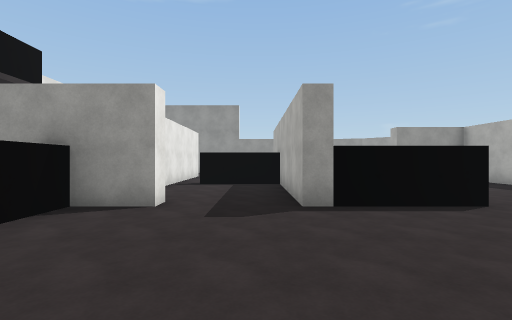
View 1 (above)

24 first-person views from a walk through a Unity game level. The camera is 1.5 m above the floor, looks level and sees 85° across. The floor is counted in squares, 2 m on a side. Each view is taken from the middle of a square. On the plan, view 1 faces up. The plan holds only what a view shows up to about 10 squares ahead; the rest is blank. The place goes on beyond the plan. The player is left out. Surface patterns are stand-ins for the level's own textures.

View 2
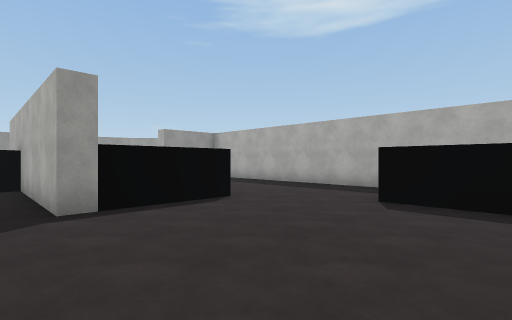

View 3
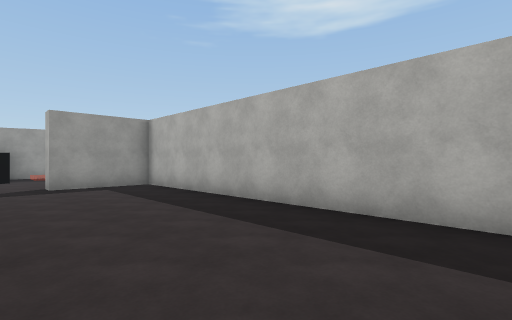

View 4
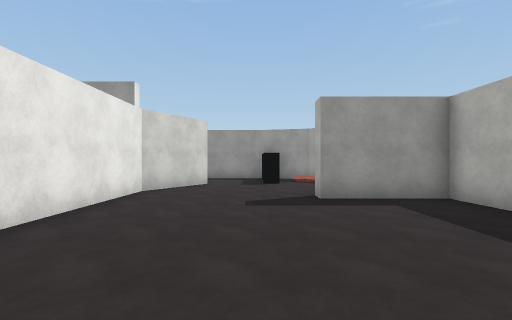

View 5
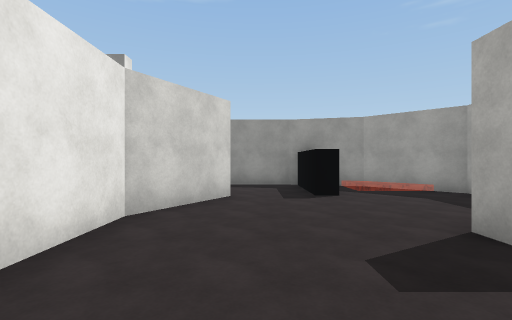

View 6
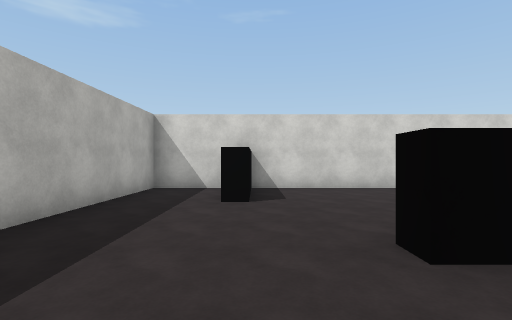

View 7
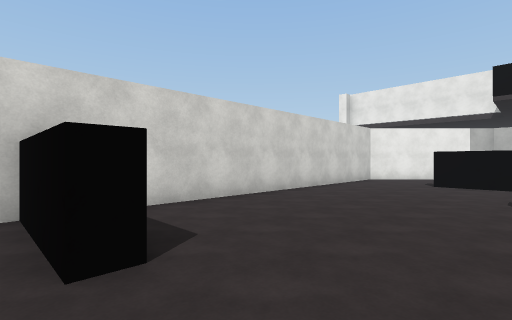

View 8
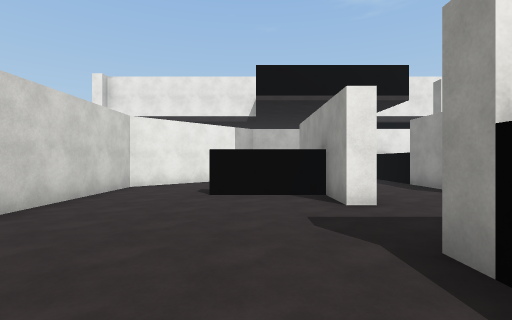

View 9
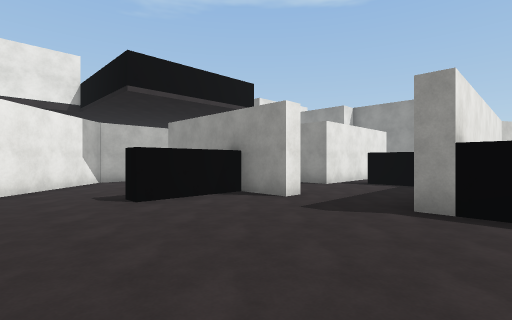

View 10
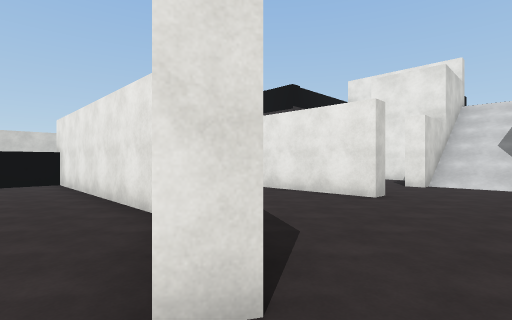

View 11
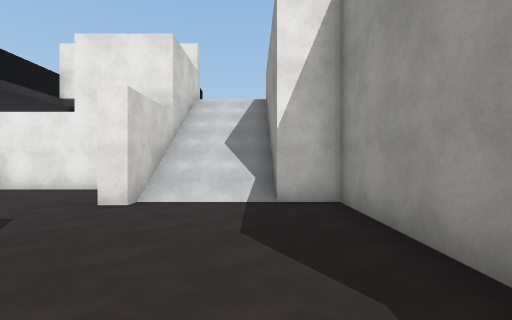

View 12
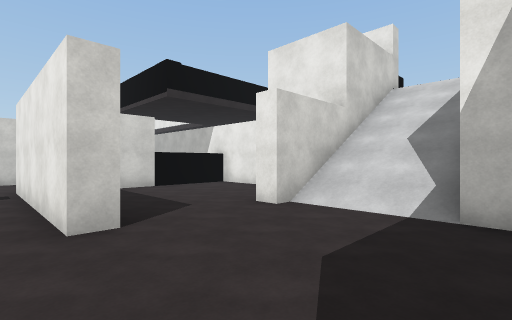

View 13
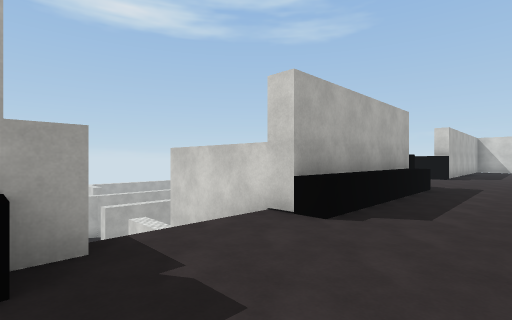

View 14
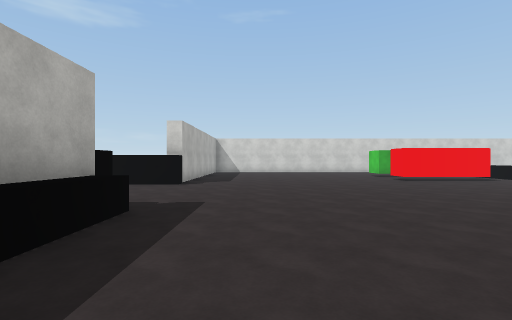

View 15
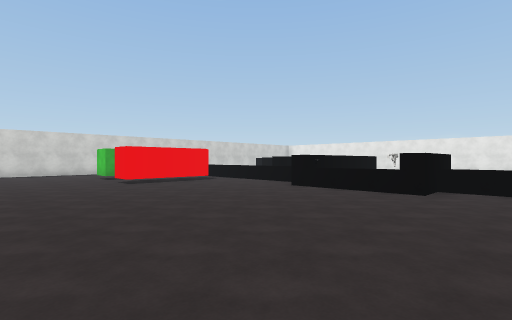

View 16
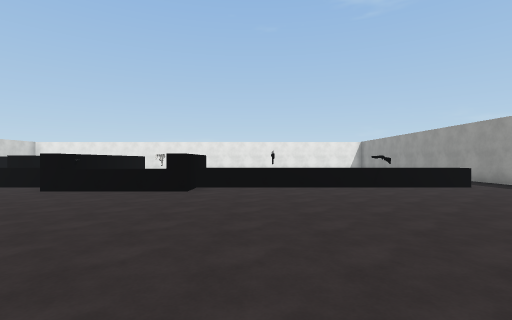

View 17
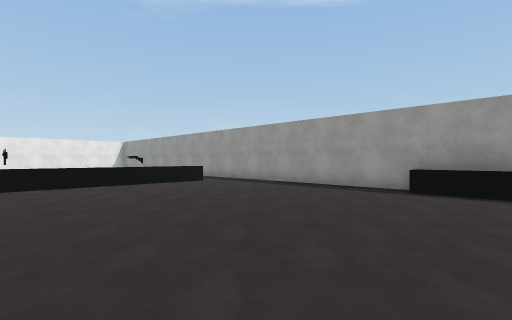

View 18
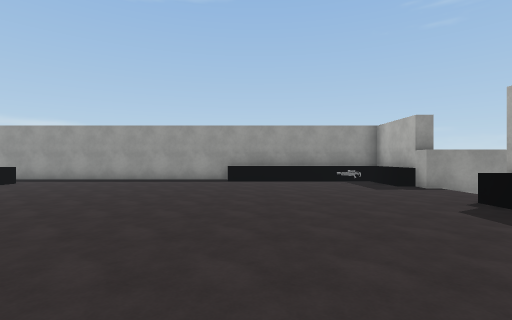

View 19
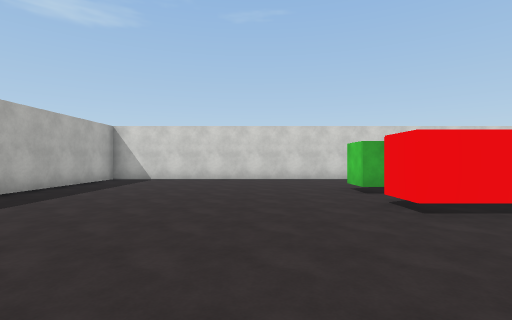

View 20
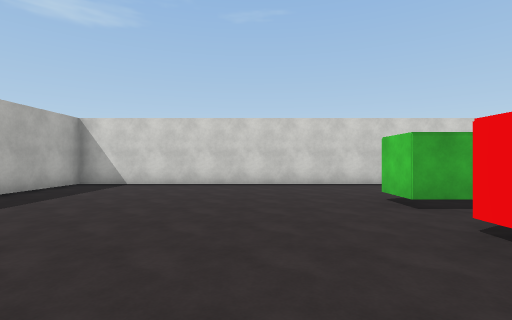

View 21
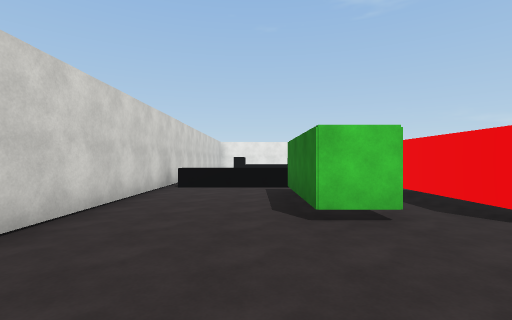

View 22
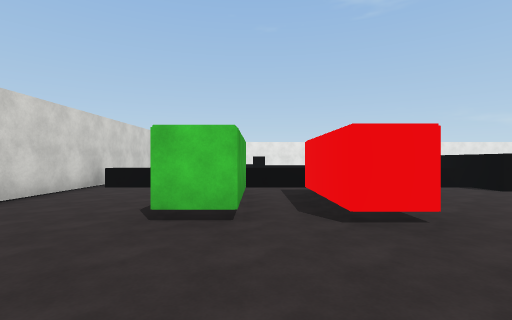

View 23
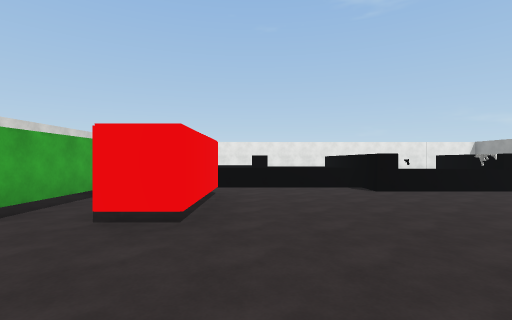

View 24
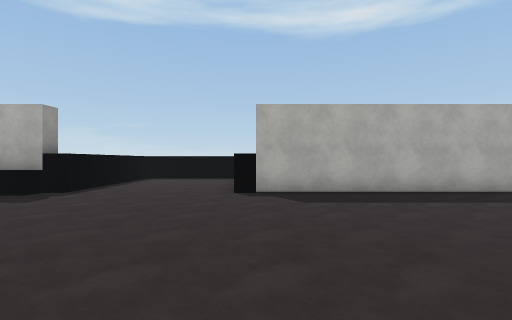

### Floor plan
Key: @ floor where view 1 was taken; # wall or solid block; x gap in a wall; . main floor; - floor 6 m lower than the main floor; / step, stairs or slope; ≈ lava the walk keeps out of; ^ raised ledge; O other object.
Columns run from 26 left of view 1 to 8 right of it. Each row starts with its distance up from view 1.
 19 #########
 18  ........^^^^^^#
 17   ............^#    ####    ###
 16   ^...........^######----   --#-##
 15   ^............//////---------#-≈##
 14   O............//////-------#-#---#
 13   ^............//////------##-----
 12   ^...........^######--#---#-----
 11   O...........^   #----#-- #----###
 10   ^...........^   #----#-  #------#
  9  ###..........^   #----#-###------#
  8    ^..........^#########---#------#
  7    ^..............- -------#------#
  6 ####..............-   -----#------#
  5  ^^...............-    ##--###----#
  4  ^^...............-    #----------#
  3 #x^............####--- #----------#
  2   ^.###........#  #----#----------#
  1   ^.###........#  ##-----------#--#
  0   ^............#   ##-----@----#--#
 -1   ^.## ........#    ###############
 -2   ^............#
 -3   ^............#
 -4   ^............#
 -5 ################

Positions as (right, up) in squares from view 1, and headings:
1: (0, 0), facing up
2: (0, 0), facing up-right
3: (4, 2), facing up-right
4: (4, 5), facing up
5: (3, 8), facing up
6: (5, 7), facing down
7: (6, 4), facing down-left
8: (3, 3), facing left
9: (2, 0), facing up-left
10: (3, 15), facing down-left
11: (-1, 15), facing left
12: (-2, 16), facing down-left
13: (-14, 16), facing down-right
14: (-14, 12), facing down
15: (-16, 11), facing down-left
16: (-16, 11), facing left
17: (-15, 11), facing up-left
18: (-16, 8), facing up
19: (-17, 6), facing down
20: (-17, 4), facing down
21: (-16, -2), facing left
22: (-16, 0), facing left
23: (-16, 3), facing left
24: (-18, 3), facing right
